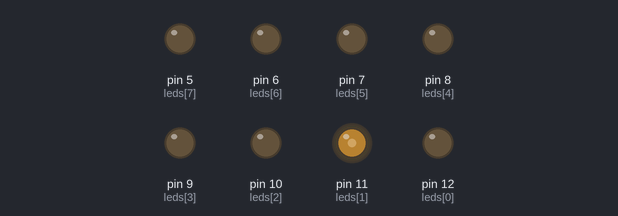
A sketch run on a simulated Arduino Uno, built with avr-gcc and run on an emulated ATmega328P. Shown: output pins drawn as LEDs (lit = HIGH). Random numbers use the default seed unless the sketch sets one.

Above: at 0.24 s.
At 6.53 s:
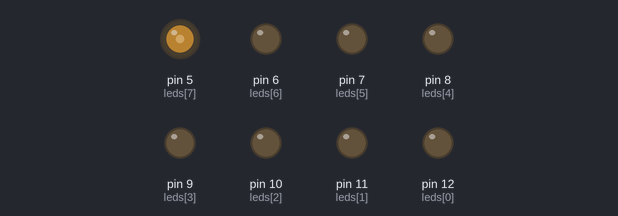
At 10.54 s:
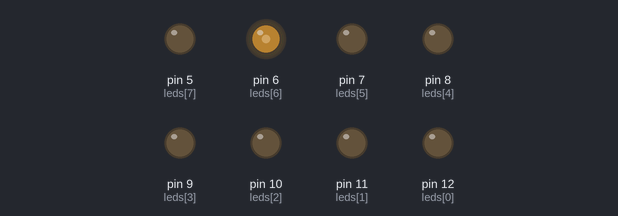
At 18.42 s:
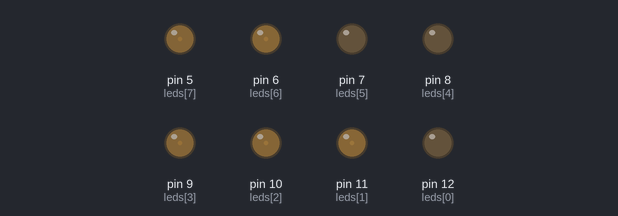
At 33.1 s:
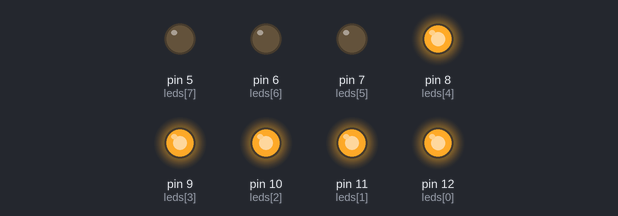
At 36.0 s:
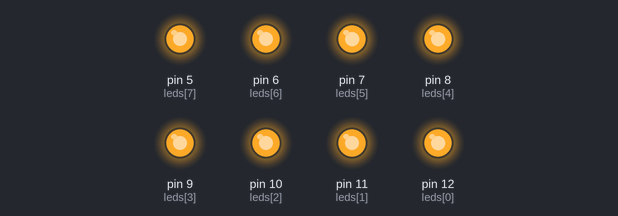
Timing chart, 0 to 40.0 s (numbered marks = the images above):
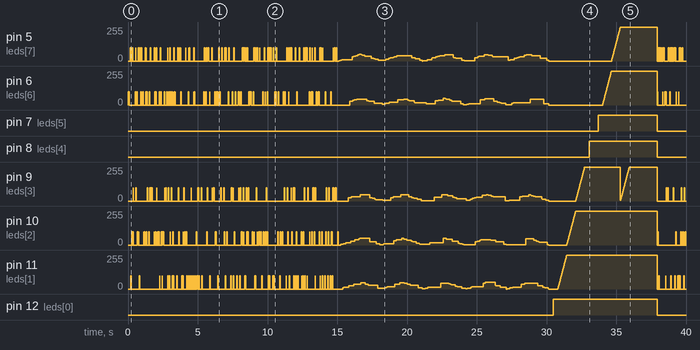

Measured:
- by itself, pin 7 (leds[5]): LOW → HIGH at 33.7 s, → LOW 4.2 s later
- by itself, pin 8 (leds[4]): LOW → HIGH at 33.1 s, → LOW 4.9 s later
- by itself, pin 12 (leds[0]): LOW → HIGH at 30.5 s, → LOW 7.4 s later

The sketch:

LightningBugGlove2Code.ino
```cpp
/////////////////////////////
/////////////////////////////
// Lightning Bug Glove     //
// Prototype 2 Code        //
// by Kaho Abe             //
// 1/16/13 at Eyebeam      //
/////////////////////////////
// based on FADE example   //
/////////////////////////////

 //an array of the pins used for leds
//int leds[8]={5,6,7,8,9,10,11,12};
int leds[8]={12,11,10,9,8,7,6,5};

int brightness = 0;    // how bright the LED is
int fadeAmount = 1;    // how many points to fade the LED by

int randLed;
int counter = 0;
int mode = 0;


void setup()  {
  // declares all pins as outputs
   for (int i=5 ; i<13; i++) {
     pinMode(i, OUTPUT);
   }
     Serial.begin(9600);
}

// the loop routine runs over and over again forever:
void loop()  {

  //this one makes everything flash
  if(mode == 0 && counter < 500) {
    randLed = random(5, 13);
    analogWrite(randLed, 100);
    delay(30);
    analogWrite(randLed, 0);
    counter++;
  }
  else if(mode == 1 && counter < 300) {
     for (int i=5 ; i<13; i++) {
       analogWrite(i, 0);
     }
     counter++;
  }
  //this one makes everything shimmer
  else if(mode == 2 && counter < 500) {
    randLed = random(5, 13);
    analogWrite(randLed, brightness);
    brightness = brightness + fadeAmount;

  // reverse the direction of the fading at the ends of the fade:
    if (brightness == 0 || brightness == 50) {
        fadeAmount = -fadeAmount ;
    }
  // wait for 30 milliseconds to see the dimming effect
    delay(30);
    counter++;
  }
  else if(mode == 3 && counter < 300) {
     for (int i=5 ; i<13; i++) {
       analogWrite(i, 0);
     }
     counter++;
  }
  else if(mode == 4 && counter == 0) {
     for (int i=0 ; i<9; i++) {
         for (int j=0 ; j<256; j++) {
            analogWrite(leds[i], j);
            j=j+3;
            delay(10);
         }
     }
     delay(2000);
     mode++;
  }
  else if(mode == 5 && counter < 300) {
     for (int i=5 ; i<13; i++) {
       analogWrite(i, 0);
     }
     counter++;
  }

  else if(mode == 6) {
   counter = 0;
   mode =0;
  }

  else {
    counter = 0;
    mode++;
  }
 // Serial.println(counter);

}
```
